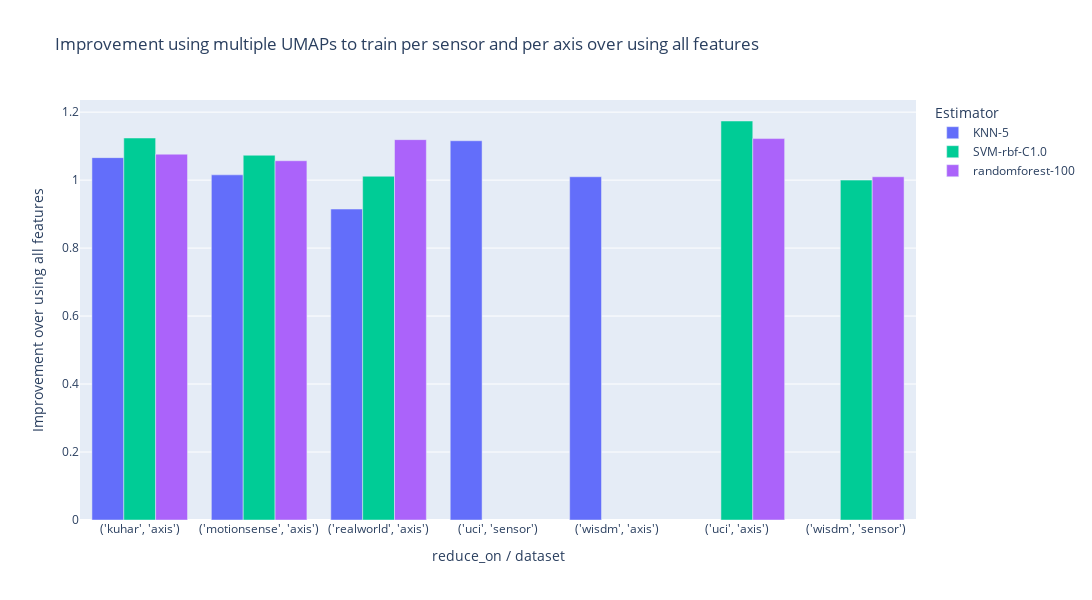

Write notebook code for a chart like this one.
### Code cell
df = results.copy()
df = filter_domain_fft_only(df)
df = filter_features_all(df)
# df = filter_reducer_over_all(df)
df = filter_scaler_none(df)
df = filter_view_standardized_intra(df)
df = best_of_each_umap(df)
df = filter_only_reducer_dataset_equals_train_dataset(df)
df = get_reduce_on_improvement(df)


fig = chart_bar_with_side_by_side(df, improvement_col="umap improvement", groupby="estimator", inner_group=["train_datasets", "reduce_on"])
fig.update_layout(
    title="Improvement using multiple UMAPs to train per sensor and per axis over using all features",
    xaxis_title="reduce_on / dataset",
    yaxis_title="Improvement over using all features",
    legend_title="Estimator",
    width=1200,
    height=600
)
fig.show()

### Figure 1 — Plotly figure (JSON) as saved in the notebook; plotly's stock layout.template omitted (floating-point values rounded to 4 significant figures)
{"data": [{"marker": {"color": "#636EFA"}, "name": "KNN-5", "type": "bar", "x": ["('kuhar', 'axis')", "('motionsense', 'axis')", "('realworld', 'axis')", "('uci', 'sensor')", "('wisdm', 'axis')"], "y": [1.066, 1.016, 0.9149, 1.116, 1.01]}, {"marker": {"color": "#00CC96"}, "name": "SVM-rbf-C1.0", "type": "bar", "x": ["('kuhar', 'axis')", "('motionsense', 'axis')", "('realworld', 'axis')", "('uci', 'axis')", "('wisdm', 'sensor')"], "y": [1.124, 1.073, 1.011, 1.174, 1]}, {"marker": {"color": "#AB63FA"}, "name": "randomforest-100", "type": "bar", "x": ["('kuhar', 'axis')", "('motionsense', 'axis')", "('realworld', 'axis')", "('uci', 'axis')", "('wisdm', 'sensor')"], "y": [1.076, 1.057, 1.119, 1.122, 1.01]}], "layout": {"height": 600, "legend": {"title": {"text": "Estimator"}}, "title": {"text": "Improvement using multiple UMAPs to train per sensor and per axis over using all features"}, "width": 1200, "xaxis": {"title": {"text": "reduce_on / dataset"}}, "yaxis": {"title": {"text": "Improvement over using all features"}}}}
